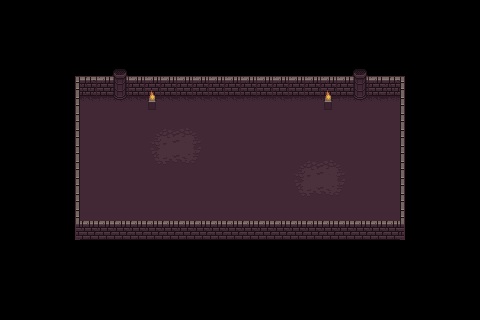

Rendered tile map (Tiled .tmx) drawn with the repository's tilesets; below, a short description and the full map source, tile grids included:
An orthogonal 30x20 tile map with 16x16 px tiles, 3 tile layers (floor, walls, decor) and 6 objects.

<map version="1.10" tiledversion="1.10.2" orientation="orthogonal" renderorder="right-down" width="30" height="20" tilewidth="16" tileheight="16" infinite="0" nextlayerid="4" nextobjectid="1">
 <tileset firstgid="1" name="tileset" tilewidth="16" tileheight="16" tilecount="512" columns="32">
  <image source="tileset.png" width="512" height="256" />
  <tile id="1">
   <objectgroup draworder="index">
    <object id="1" x="0" y="12" width="16" height="4" />
   </objectgroup>
  </tile>
  <tile id="32">
   <objectgroup draworder="index">
    <object id="1" x="0" y="0" width="16" height="16" />
   </objectgroup>
  </tile>
  <tile id="48">
   <objectgroup draworder="index">
    <object id="1" x="11" y="0" width="5" height="16" />
   </objectgroup>
  </tile>
  <tile id="49">
   <objectgroup draworder="index">
    <object id="1" x="0" y="0" width="16" height="16" />
   </objectgroup>
  </tile>
  <tile id="50">
   <objectgroup draworder="index">
    <object id="1" x="0" y="0" width="5" height="16" />
   </objectgroup>
  </tile>
  <tile id="134">
   <objectgroup draworder="index">
    <object id="1" x="0" y="0" width="16" height="16" />
   </objectgroup>
  </tile>
  <tile id="296">
   <animation>
    <frame tileid="296" duration="100" />
    <frame tileid="297" duration="100" />
    <frame tileid="298" duration="100" />
    <frame tileid="299" duration="100" />
    <frame tileid="300" duration="100" />
    <frame tileid="301" duration="100" />
    <frame tileid="302" duration="100" />
    <frame tileid="303" duration="100" />
   </animation>
  </tile>
  <tile id="328">
   <animation>
    <frame tileid="328" duration="100" />
    <frame tileid="329" duration="100" />
    <frame tileid="330" duration="100" />
    <frame tileid="331" duration="100" />
    <frame tileid="332" duration="100" />
    <frame tileid="333" duration="100" />
    <frame tileid="334" duration="100" />
    <frame tileid="335" duration="100" />
   </animation>
  </tile>
 </tileset>
 <layer id="2" name="floor" width="30" height="20">
  <data encoding="csv">
0,0,0,0,0,0,0,0,0,0,0,0,0,0,0,0,0,0,0,0,0,0,0,0,0,0,0,0,0,0,
0,0,0,0,0,0,0,0,0,0,0,0,0,0,0,0,0,0,0,0,0,0,0,0,0,0,0,0,0,0,
0,0,0,0,0,0,0,0,0,0,0,0,0,0,0,0,0,0,0,0,0,0,0,0,0,0,0,0,0,0,
0,0,0,0,0,0,0,0,0,0,0,0,0,0,0,0,0,0,0,0,0,0,0,0,0,0,0,0,0,0,
0,0,0,0,0,0,0,0,0,0,0,0,0,0,0,0,0,0,0,0,0,0,0,0,0,0,0,0,0,0,
0,0,0,0,0,0,0,0,0,0,0,0,0,0,0,0,0,0,0,0,0,0,0,0,0,0,0,0,0,0,
0,0,0,0,0,65,66,67,65,65,65,65,65,65,65,66,67,65,66,67,65,66,67,65,66,0,0,0,0,0,
0,0,0,0,0,99,99,99,99,99,99,99,99,99,99,99,99,99,99,99,99,99,99,99,99,0,0,0,0,0,
0,0,0,0,0,99,99,99,99,193,194,195,196,99,99,99,99,99,99,99,99,99,99,99,99,0,0,0,0,0,
0,0,0,0,0,99,99,99,99,225,226,227,228,99,99,99,99,99,99,99,99,99,99,99,99,0,0,0,0,0,
0,0,0,0,0,99,99,99,99,257,258,259,260,99,99,99,99,99,193,194,195,196,99,99,99,0,0,0,0,0,
0,0,0,0,0,99,99,99,99,99,99,99,99,99,99,99,99,99,225,226,227,228,99,99,99,0,0,0,0,0,
0,0,0,0,0,99,99,99,99,99,99,99,99,99,99,99,99,99,257,258,259,260,99,99,99,0,0,0,0,0,
0,0,0,0,0,99,99,99,99,99,99,99,99,99,99,99,99,99,99,99,99,99,99,99,99,0,0,0,0,0,
0,0,0,0,0,0,0,0,0,0,0,0,0,0,0,0,0,0,0,0,0,0,0,0,0,0,0,0,0,0,
0,0,0,0,0,0,0,0,0,0,0,0,0,0,0,0,0,0,0,0,0,0,0,0,0,0,0,0,0,0,
0,0,0,0,0,0,0,0,0,0,0,0,0,0,0,0,0,0,0,0,0,0,0,0,0,0,0,0,0,0,
0,0,0,0,0,0,0,0,0,0,0,0,0,0,0,0,0,0,0,0,0,0,0,0,0,0,0,0,0,0,
0,0,0,0,0,0,0,0,0,0,0,0,0,0,0,0,0,0,0,0,0,0,0,0,0,0,0,0,0,0,
0,0,0,0,0,0,0,0,0,0,0,0,0,0,0,0,0,0,0,0,0,0,0,0,0,0,0,0,0,0
</data>
 </layer>
 <layer id="1" name="walls" width="30" height="20">
  <data encoding="csv">
0,0,0,0,0,0,0,0,0,0,0,0,0,0,0,0,0,0,0,0,0,0,0,0,0,0,0,0,0,0,
0,0,0,0,0,0,0,0,0,0,0,0,0,0,0,0,0,0,0,0,0,0,0,0,0,0,0,0,0,0,
0,0,0,0,0,0,0,0,0,0,0,0,0,0,0,0,0,0,0,0,0,0,0,0,0,0,0,0,0,0,
0,0,0,0,0,0,0,0,0,0,0,0,0,0,0,0,0,0,0,0,0,0,0,0,0,0,0,0,0,0,
0,0,0,0,17,18,1,103,1,1,1,1,1,1,1,1,1,1,1,1,1,1,103,1,18,19,0,0,0,0,
0,0,0,0,49,50,33,135,33,33,33,33,33,33,33,33,33,33,33,33,33,33,135,33,50,51,0,0,0,0,
0,0,0,0,49,0,0,167,0,0,0,0,0,0,0,0,0,0,0,0,0,0,167,0,0,51,0,0,0,0,
0,0,0,0,49,0,0,0,0,0,0,0,0,0,0,0,0,0,0,0,0,0,0,0,0,51,0,0,0,0,
0,0,0,0,49,0,0,0,0,0,0,0,0,0,0,0,0,0,0,0,0,0,0,0,0,51,0,0,0,0,
0,0,0,0,49,0,0,0,0,0,0,0,0,0,0,0,0,0,0,0,0,0,0,0,0,51,0,0,0,0,
0,0,0,0,49,0,0,0,0,0,0,0,0,0,0,0,0,0,0,0,0,0,0,0,0,51,0,0,0,0,
0,0,0,0,49,0,0,0,0,0,0,0,0,0,0,0,0,0,0,0,0,0,0,0,0,51,0,0,0,0,
0,0,0,0,49,0,0,0,0,0,0,0,0,0,0,0,0,0,0,0,0,0,0,0,0,51,0,0,0,0,
0,0,0,0,49,2,2,2,2,2,2,2,2,2,2,2,2,2,2,2,2,2,2,2,2,51,0,0,0,0,
0,0,0,0,113,34,34,34,34,34,34,34,34,34,34,34,34,34,34,34,34,34,34,34,34,115,0,0,0,0,
0,0,0,0,0,0,0,0,0,0,0,0,0,0,0,0,0,0,0,0,0,0,0,0,0,0,0,0,0,0,
0,0,0,0,0,0,0,0,0,0,0,0,0,0,0,0,0,0,0,0,0,0,0,0,0,0,0,0,0,0,
0,0,0,0,0,0,0,0,0,0,0,0,0,0,0,0,0,0,0,0,0,0,0,0,0,0,0,0,0,0,
0,0,0,0,0,0,0,0,0,0,0,0,0,0,0,0,0,0,0,0,0,0,0,0,0,0,0,0,0,0,
0,0,0,0,0,0,0,0,0,0,0,0,0,0,0,0,0,0,0,0,0,0,0,0,0,0,0,0,0,0
</data>
 </layer>
 <layer id="3" name="decor" width="30" height="20">
  <data encoding="csv">
0,0,0,0,0,0,0,0,0,0,0,0,0,0,0,0,0,0,0,0,0,0,0,0,0,0,0,0,0,0,
0,0,0,0,0,0,0,0,0,0,0,0,0,0,0,0,0,0,0,0,0,0,0,0,0,0,0,0,0,0,
0,0,0,0,0,0,0,0,0,0,0,0,0,0,0,0,0,0,0,0,0,0,0,0,0,0,0,0,0,0,
0,0,0,0,0,0,0,0,0,0,0,0,0,0,0,0,0,0,0,0,0,0,0,0,0,0,0,0,0,0,
0,0,0,0,0,0,0,0,0,0,0,0,0,0,0,0,0,0,0,0,0,0,0,0,0,0,0,0,0,0,
0,0,0,0,0,0,0,0,0,297,0,0,0,0,0,0,0,0,0,0,297,0,0,0,0,0,0,0,0,0,
0,0,0,0,0,0,0,0,0,329,0,0,0,0,0,0,0,0,0,0,329,0,0,0,0,0,0,0,0,0,
0,0,0,0,0,0,0,0,0,0,0,0,0,0,0,0,0,0,0,0,0,0,0,0,0,0,0,0,0,0,
0,0,0,0,0,0,0,0,0,0,0,0,0,0,0,0,0,0,0,0,0,0,0,0,0,0,0,0,0,0,
0,0,0,0,0,0,0,0,0,0,0,0,0,0,0,0,0,0,0,0,0,0,0,0,0,0,0,0,0,0,
0,0,0,0,0,0,0,0,0,0,0,0,0,0,0,0,0,0,0,0,0,0,0,0,0,0,0,0,0,0,
0,0,0,0,0,0,0,0,0,0,0,0,0,0,0,0,0,0,0,0,0,0,0,0,0,0,0,0,0,0,
0,0,0,0,0,0,0,0,0,0,0,0,0,0,0,0,0,0,0,0,0,0,0,0,0,0,0,0,0,0,
0,0,0,0,0,0,0,0,0,0,0,0,0,0,0,0,0,0,0,0,0,0,0,0,0,0,0,0,0,0,
0,0,0,0,0,0,0,0,0,0,0,0,0,0,0,0,0,0,0,0,0,0,0,0,0,0,0,0,0,0,
0,0,0,0,0,0,0,0,0,0,0,0,0,0,0,0,0,0,0,0,0,0,0,0,0,0,0,0,0,0,
0,0,0,0,0,0,0,0,0,0,0,0,0,0,0,0,0,0,0,0,0,0,0,0,0,0,0,0,0,0,
0,0,0,0,0,0,0,0,0,0,0,0,0,0,0,0,0,0,0,0,0,0,0,0,0,0,0,0,0,0,
0,0,0,0,0,0,0,0,0,0,0,0,0,0,0,0,0,0,0,0,0,0,0,0,0,0,0,0,0,0,
0,0,0,0,0,0,0,0,0,0,0,0,0,0,0,0,0,0,0,0,0,0,0,0,0,0,0,0,0,0
</data>
 </layer>
</map>